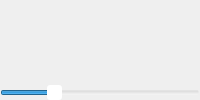
                         <widget class="QFrame" name="frame_159">
                          <property name="frameShape">
                           <enum>QFrame::NoFrame</enum>
                          </property>
                          <property name="frameShadow">
                           <enum>QFrame::Raised</enum>
                          </property>
                          <layout class="QVBoxLayout" name="verticalLayout_57">
                           <property name="spacing">
                            <number>0</number>
                           </property>
                           <property name="leftMargin">
                            <number>0</number>
                           </property>
                           <property name="topMargin">
                            <number>0</number>
                           </property>
                           <property name="rightMargin">
                            <number>0</number>
                           </property>
                           <property name="bottomMargin">
                            <number>0</number>
                           </property>
                           <item>
                            <widget class="QFrame" name="frame_160">
                             <property name="frameShape">
                              <enum>QFrame::NoFrame</enum>
                             </property>
                             <property name="frameShadow">
                              <enum>QFrame::Raised</enum>
                             </property>
                             <layout class="QHBoxLayout" name="horizontalLayout_79">
                              <property name="spacing">
                               <number>0</number>
                              </property>
                              <property name="leftMargin">
                               <number>0</number>
                              </property>
                              <property name="topMargin">
                               <number>0</number>
                              </property>
                              <property name="rightMargin">
                               <number>0</number>
                              </property>
                              <property name="bottomMargin">
                               <number>0</number>
                              </property>
                              <item>
                               <widget class="QFrame" name="frame_161">
                                <property name="frameShape">
                                 <enum>QFrame::NoFrame</enum>
                                </property>
                                <property name="frameShadow">
                                 <enum>QFrame::Raised</enum>
                                </property>
                                <layout class="QHBoxLayout" name="horizontalLayout_80">
                                 <property name="spacing">
                                  <number>0</number>
                                 </property>
                                 <property name="leftMargin">
                                  <number>0</number>
                                 </property>
                                 <property name="topMargin">
                                  <number>0</number>
                                 </property>
                                 <property name="rightMargin">
                                  <number>0</number>
                                 </property>
                                 <property name="bottomMargin">
                                  <number>0</number>
                                 </property>
                                 <item>
                                  <widget class="QLabel" name="result_left_picturebox4">
                                   <property name="text">
                                    <string/>
                                   </property>
                                  </widget>
                                 </item>
                                </layout>
                               </widget>
                              </item>
                              <item>
                               <widget class="QFrame" name="frame_162">
                                <property name="minimumSize">
                                 <size>
                                  <width>30</width>
                                  <height>0</height>
                                 </size>
                                </property>
                                <property name="maximumSize">
                                 <size>
                                  <width>30</width>
                                  <height>16777215</height>
                                 </size>
                                </property>
                                <property name="frameShape">
                                 <enum>QFrame::NoFrame</enum>
                                </property>
                                <property name="frameShadow">
                                 <enum>QFrame::Raised</enum>
                                </property>
                                <layout class="QHBoxLayout" name="horizontalLayout_81">
                                 <property name="spacing">
                                  <number>0</number>
                                 </property>
                                 <property name="leftMargin">
                                  <number>0</number>
                                 </property>
                                 <property name="topMargin">
                                  <number>0</number>
                                 </property>
                                 <property name="rightMargin">
                                  <number>0</number>
                                 </property>
                                 <property name="bottomMargin">
                                  <number>0</number>
                                 </property>
                                 <item>
                                  <widget class="QPushButton" name="pushButton_color_4">
                                   <property name="minimumSize">
                                    <size>
                                     <width>23</width>
                                     <height>23</height>
                                    </size>
                                   </property>
                                   <property name="maximumSize">
                                    <size>
                                     <width>23</width>
                                     <height>23</height>
                                    </size>
                                   </property>
                                   <property name="styleSheet">
                                    <string notr="true">QPushButton{
	border:none;

	background-image: url(:/floresansPrefix/redUnPressed.png);
}</string>
                                   </property>
                                   <property name="text">
                                    <string/>
                                   </property>
                                  </widget>
                                 </item>
                                </layout>
                               </widget>
                              </item>
                             </layout>
                            </widget>
                           </item>
                           <item>
                            <widget class="QFrame" name="frame_163">
                             <property name="minimumSize">
                              <size>
                               <width>0</width>
                               <height>15</height>
                              </size>
                             </property>
                             <property name="maximumSize">
                              <size>
                               <width>16777215</width>
                               <height>15</height>
                              </size>
                             </property>
                             <property name="frameShape">
                              <enum>QFrame::NoFrame</enum>
                             </property>
                             <property name="frameShadow">
                              <enum>QFrame::Raised</enum>
                             </property>
                             <layout class="QHBoxLayout" name="horizontalLayout_82">
                              <property name="spacing">
                               <number>0</number>
                              </property>
                              <property name="leftMargin">
                               <number>0</number>
                              </property>
                              <property name="topMargin">
                               <number>0</number>
                              </property>
                              <property name="rightMargin">
                               <number>0</number>
                              </property>
                              <property name="bottomMargin">
                               <number>0</number>
                              </property>
                              <item>
                               <widget class="QSlider" name="horizontalSlider_result_4">
                                <property name="styleSheet">
                                 <string notr="true">QSlider{
background-color: rgba(255, 255, 255, 0);
}


QSlider::handle:horizontal {
    background-color: white;
	border-radius:3px;
    }</string>
                                </property>
                                <property name="maximum">
                                 <number>99</number>
                                </property>
                                <property name="pageStep">
                                 <number>1</number>
                                </property>
                                <property name="value">
                                 <number>25</number>
                                </property>
                                <property name="orientation">
                                 <enum>Qt::Horizontal</enum>
                                </property>
                               </widget>
                              </item>
                             </layout>
                            </widget>
                           </item>
                          </layout>
                         </widget>
